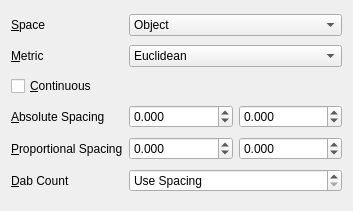
<?xml version="1.0" encoding="UTF-8"?>
<ui version="4.0">
 <class>GfxPaint::StrokeEditorWidget</class>
 <widget class="QWidget" name="GfxPaint::StrokeEditorWidget">
  <property name="geometry">
   <rect>
    <x>0</x>
    <y>0</y>
    <width>353</width>
    <height>211</height>
   </rect>
  </property>
  <property name="sizePolicy">
   <sizepolicy hsizetype="Preferred" vsizetype="Fixed">
    <horstretch>0</horstretch>
    <verstretch>0</verstretch>
   </sizepolicy>
  </property>
  <property name="windowTitle">
   <string>Form</string>
  </property>
  <layout class="QGridLayout" name="gridLayout" columnstretch="1,1,1">
   <item row="4" column="2">
    <widget class="QDoubleSpinBox" name="proportionalSpacingHeightSpinBox">
     <property name="decimals">
      <number>3</number>
     </property>
     <property name="minimum">
      <double>-512.000000000000000</double>
     </property>
     <property name="maximum">
      <double>512.000000000000000</double>
     </property>
    </widget>
   </item>
   <item row="5" column="1" colspan="2">
    <widget class="QSpinBox" name="dabCountSpinBox">
     <property name="specialValueText">
      <string>Use Spacing</string>
     </property>
     <property name="maximum">
      <number>256</number>
     </property>
    </widget>
   </item>
   <item row="5" column="0">
    <widget class="QLabel" name="dabCountLabel">
     <property name="text">
      <string>&amp;Dab Count</string>
     </property>
     <property name="buddy">
      <cstring>dabCountSpinBox</cstring>
     </property>
    </widget>
   </item>
   <item row="4" column="1">
    <widget class="QDoubleSpinBox" name="proportionalSpacingWidthSpinBox">
     <property name="decimals">
      <number>3</number>
     </property>
     <property name="minimum">
      <double>-512.000000000000000</double>
     </property>
     <property name="maximum">
      <double>512.000000000000000</double>
     </property>
    </widget>
   </item>
   <item row="0" column="0">
    <widget class="QLabel" name="spaceLabel">
     <property name="text">
      <string>&amp;Space</string>
     </property>
     <property name="buddy">
      <cstring>spaceComboBox</cstring>
     </property>
    </widget>
   </item>
   <item row="3" column="1">
    <widget class="QDoubleSpinBox" name="absoluteSpacingWidthSpinBox">
     <property name="decimals">
      <number>3</number>
     </property>
     <property name="minimum">
      <double>-512.000000000000000</double>
     </property>
     <property name="maximum">
      <double>512.000000000000000</double>
     </property>
    </widget>
   </item>
   <item row="0" column="1" colspan="2">
    <widget class="QComboBox" name="spaceComboBox">
     <item>
      <property name="text">
       <string>Object</string>
      </property>
     </item>
     <item>
      <property name="text">
       <string>Object Aspect-corrected</string>
      </property>
     </item>
     <item>
      <property name="text">
       <string>World</string>
      </property>
     </item>
     <item>
      <property name="text">
       <string>View</string>
      </property>
     </item>
    </widget>
   </item>
   <item row="3" column="2">
    <widget class="QDoubleSpinBox" name="absoluteSpacingHeightSpinBox">
     <property name="decimals">
      <number>3</number>
     </property>
     <property name="minimum">
      <double>-512.000000000000000</double>
     </property>
     <property name="maximum">
      <double>512.000000000000000</double>
     </property>
    </widget>
   </item>
   <item row="2" column="0" colspan="3">
    <widget class="QCheckBox" name="continuousCheckBox">
     <property name="text">
      <string>&amp;Continuous</string>
     </property>
    </widget>
   </item>
   <item row="4" column="0">
    <widget class="QLabel" name="proportionalSpacingLabel">
     <property name="text">
      <string>&amp;Proportional Spacing</string>
     </property>
     <property name="buddy">
      <cstring>proportionalSpacingWidthSpinBox</cstring>
     </property>
    </widget>
   </item>
   <item row="3" column="0">
    <widget class="QLabel" name="absoluteSpacingLabel">
     <property name="text">
      <string>&amp;Absolute Spacing</string>
     </property>
     <property name="buddy">
      <cstring>absoluteSpacingWidthSpinBox</cstring>
     </property>
    </widget>
   </item>
   <item row="1" column="0">
    <widget class="QLabel" name="metricLabel">
     <property name="text">
      <string>&amp;Metric</string>
     </property>
     <property name="buddy">
      <cstring>metricComboBox</cstring>
     </property>
    </widget>
   </item>
   <item row="1" column="1" colspan="2">
    <widget class="QComboBox" name="metricComboBox">
     <item>
      <property name="text">
       <string>Euclidean</string>
      </property>
     </item>
     <item>
      <property name="text">
       <string>Manhattan</string>
      </property>
     </item>
     <item>
      <property name="text">
       <string>Chebyshev</string>
      </property>
     </item>
    </widget>
   </item>
  </layout>
 </widget>
 <tabstops>
  <tabstop>spaceComboBox</tabstop>
  <tabstop>metricComboBox</tabstop>
  <tabstop>continuousCheckBox</tabstop>
  <tabstop>absoluteSpacingWidthSpinBox</tabstop>
  <tabstop>absoluteSpacingHeightSpinBox</tabstop>
  <tabstop>proportionalSpacingWidthSpinBox</tabstop>
  <tabstop>proportionalSpacingHeightSpinBox</tabstop>
  <tabstop>dabCountSpinBox</tabstop>
 </tabstops>
 <resources/>
 <connections/>
</ui>
